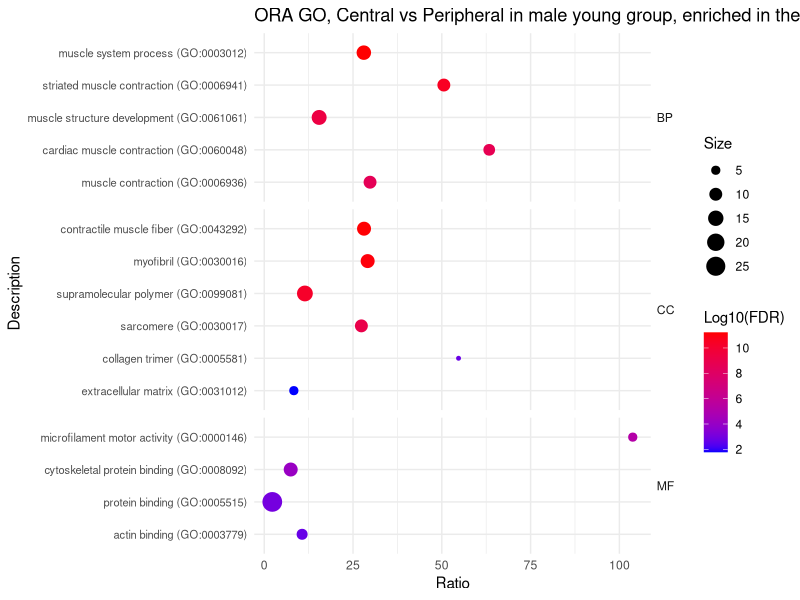
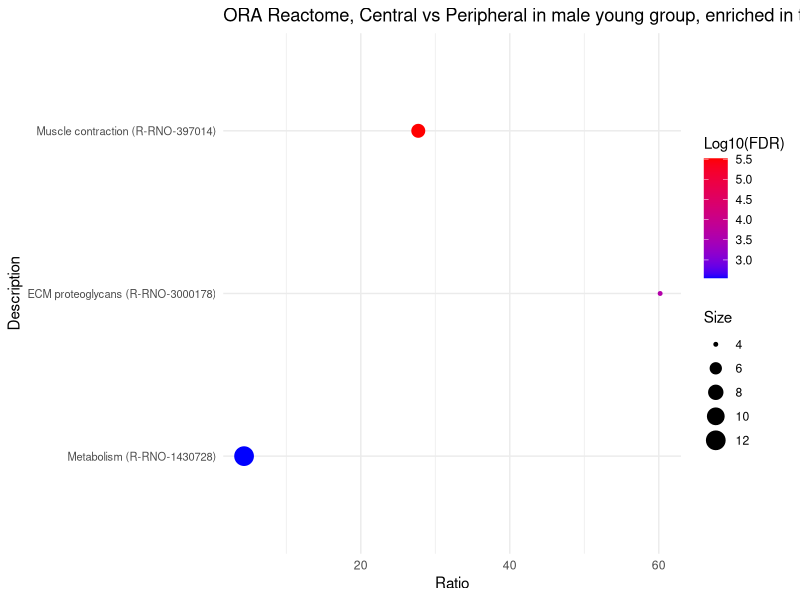
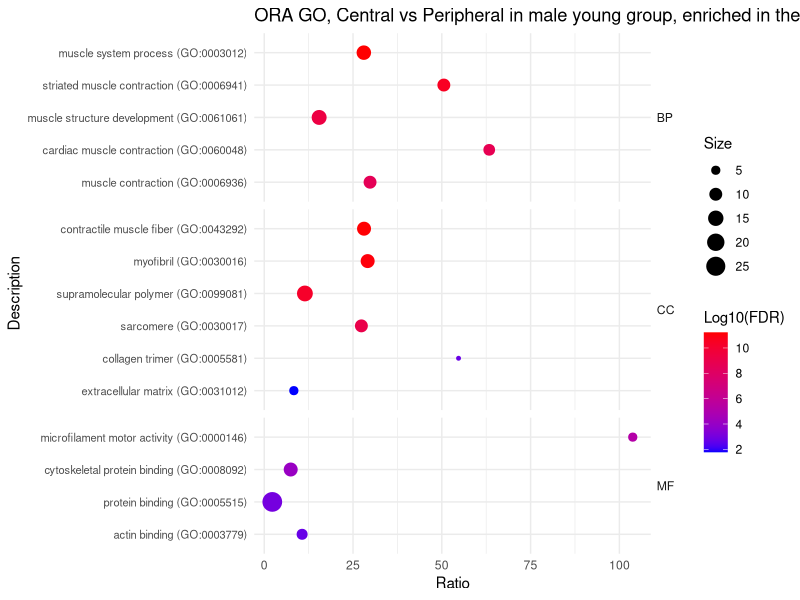
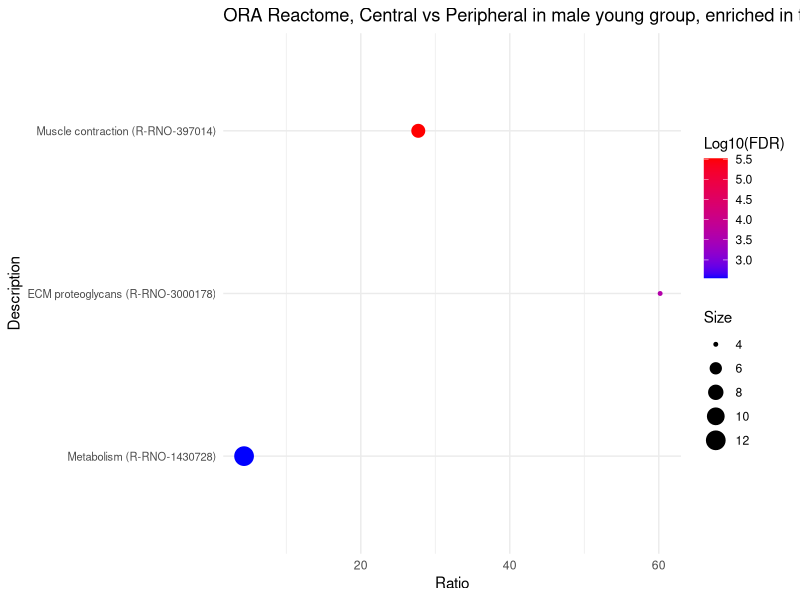

Write the R code that produced these figures, in order.
setwd(dirname(rstudioapi::getSourceEditorContext()$path))

library(readxl)
library(rio)
library(dplyr)
library(ggplot2)
library(ggrepel)

## ORA example ----------------------------------------------------------------
# central > peripheral male young, n = 40

up <- read_excel("Central_vs_Peripheral_Male_Young_ORA_selected.xlsx", sheet = "GO")

up <- up %>%
  group_by(GO) %>%
  arrange(`Log10(FDR)`, .by_grodown= TRUE) %>%
  ungroup() %>%
  mutate(Description = factor(Description, levels = unique(Description)))

# Create the plot
p1 <- ggplot(up, aes(x = Ratio, y = Description, color = `Log10(FDR)`, size = Size)) +
  geom_point() + 
  scale_colour_gradient(low = "blue", high = "red",
                        space = "Lab", na.value = "grey50", guide = "colourbar",
                        aesthetics = "colour") +
  ggtitle("ORA GO, Central vs Peripheral in male young group, enriched in the central group") +
  # Facet by FactorType to create separate clusters
  facet_grid(GO ~ ., scales = "free_y", space = "free_y") +
  theme_minimal() +
  theme(axis.text.y = element_text(size = 8), # Adjust text size for readability
        strip.text.y = element_text(angle = 0, hjust = 0)) # Keep facet labels horizontal

print(p1)


## reactome -------
## up in central -------

up <- read_excel("Central_vs_Peripheral_Male_Young_ORA_selected.xlsx", sheet = "Reactome")

# Order Description based on the absolute value of Log10(FDR) in descending order
# This places the most significant (largest absolute Log10(FDR)) at the top
up <- up %>%
  arrange((abs(`Log10(FDR)`))) %>%
  mutate(Description = factor(Description, levels = unique(Description)))

# Create the plot
p2 <- ggplot(up, aes(x = Ratio, y = Description, color = `Log10(FDR)`, size = Size)) +
  geom_point() +
  scale_colour_gradient(low = "blue", high = "red",
                        space = "Lab", na.value = "grey50", guide = "colourbar",
                        aesthetics = "colour") +
  ggtitle("ORA Reactome, Central vs Peripheral in male young group, enriched in the central group") +
  theme_minimal() +
  theme(axis.text.y = element_text(size = 8)) # Adjust text size for readability

# Print the plot
print(p2)


pdf("Central vs Peripheral in male young group summary barplot ORA.pdf", width = 11, height = 8.5)
print(p1)
print(p2)
dev.off()
